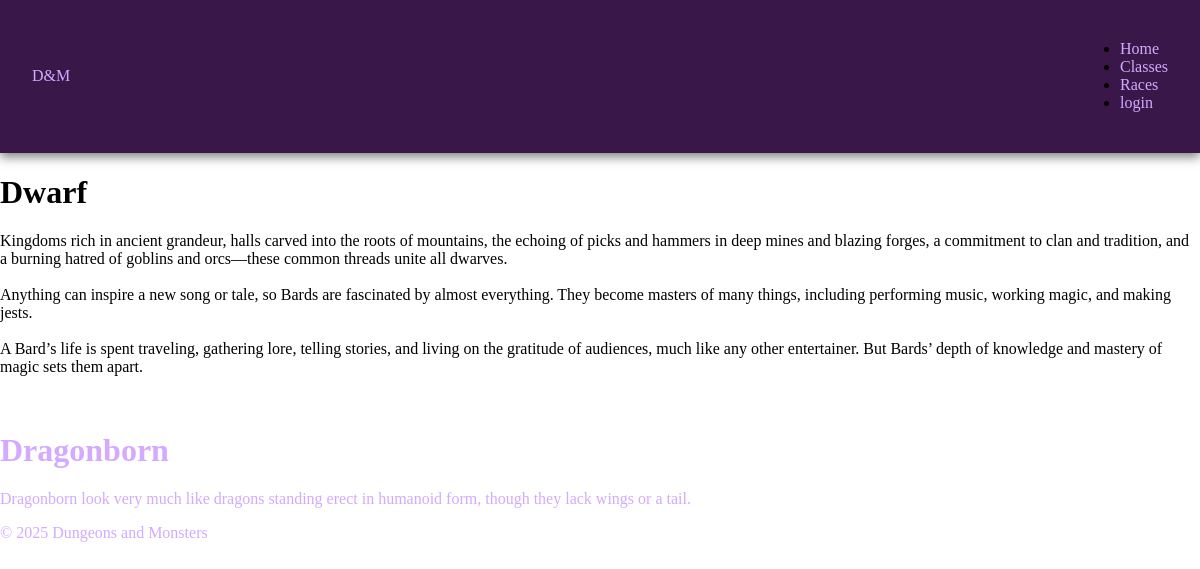
Page /races.php?raceId=2 on the committed database.
### tables this page shows
CREATE TABLE `race` (
  `raceId` int(4) NOT NULL,
  `raceName` varchar(255) NOT NULL,
  `raceShortInformation` text NOT NULL,
  `raceInformation` text NOT NULL
);

### inc/racesFunctions.php (the view, shortened to what this page needs)
<?php
function getRaces(){
    $db = dbConnect();
    $sql = "SELECT * FROM race";
    $resourse = $db->query($sql) or die($db->error);
    $races = $resourse->fetch_all(MYSQLI_ASSOC);
    return $races;
}
        ?>
        <?php
function displayRaces() {
    $races = getRaces();
    $selectedRaceId = isset($_GET['raceId']) && is_numeric($_GET['raceId']) ? (int)$_GET['raceId'] : null;
    foreach ($races as $race) {
        if ($selectedRaceId !== null && $race['raceId'] == $selectedRaceId) {
            continue;
        }
        ?>
            <a href="?raceId=<?php echo $race['raceId']; ?>">
                <div>
                    <h1><?php echo $race['raceName'] ?></h1>
                    <p><?php echo $race['raceShortInformation'];  ?></p>
                </div>
            </a>
        <?php
    }
}
function getRace($raceId) {
    $db = dbConnect();
    $sql = "SELECT * FROM race WHERE raceId =" . $raceId;
    $resourse = $db->query($sql) or die($db->error);
    $race = $resourse->fetch_assoc();
    return $race;
}
function displayRace($raceId) {
    $race = getRace($raceId);
    ?>
        <h1><?php echo $race['raceName'] ?></h1>
        <p><?php echo nl2br($race['raceInformation']);  ?></p>
    <?php
}
?>

### css/main.css (style rules this page uses)
:root { --mainColorDarker: #391849; --white: #ffffff; --textColor: #d3aaff; }
body { background-color: var(--white); margin: 0; }
a { text-decoration: none; color: var(--textColor); }

### rows in the picture
race: raceName "Dwarf", raceInformation "Kingdoms rich in ancient grandeur, halls carved into the roots of mountains, the echoing of picks and hammers in deep mines and blazing forges, a commitment to clan and tradition, and a burning hatred of goblins and orcs—these common threads unite all dwarves. Anything can inspire a new song or tale, so Bards are fascinated by almost everything. They become masters of many things, including performing music, working magic, and making jests. A Bard’s life is spent traveling, gathering lore, telling stories, and living on the gratitude of audiences, much like any other entertainer. But Bards’ depth of knowledge and mastery of magic sets them apart."
race: raceName "Dragonborn", raceShortInformation "Dragonborn look very much like dragons standing erect in humanoid form, though they lack wings or a tail."
